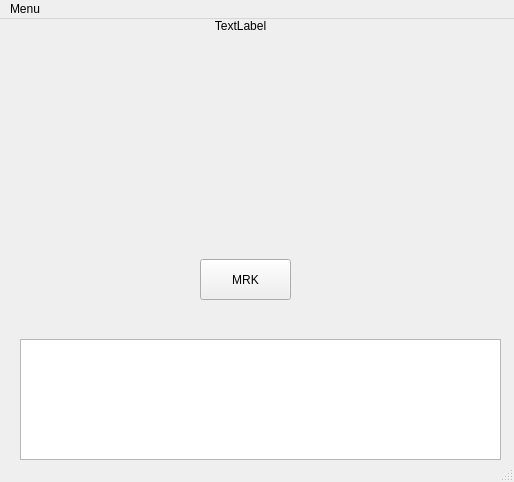
<?xml version="1.0" encoding="UTF-8"?>
<ui version="4.0">
 <class>MainWindow</class>
 <widget class="QMainWindow" name="MainWindow">
  <property name="geometry">
   <rect>
    <x>0</x>
    <y>0</y>
    <width>514</width>
    <height>482</height>
   </rect>
  </property>
  <property name="windowTitle">
   <string>MainWindow</string>
  </property>
  <widget class="QWidget" name="centralWidget">
   <widget class="QLabel" name="label">
    <property name="geometry">
     <rect>
      <x>50</x>
      <y>0</y>
      <width>381</width>
      <height>191</height>
     </rect>
    </property>
    <property name="accessibleName">
     <string>textLabel</string>
    </property>
    <property name="text">
     <string>TextLabel</string>
    </property>
    <property name="alignment">
     <set>Qt::AlignHCenter|Qt::AlignTop</set>
    </property>
   </widget>
   <widget class="QPushButton" name="pushButton">
    <property name="geometry">
     <rect>
      <x>200</x>
      <y>240</y>
      <width>91</width>
      <height>41</height>
     </rect>
    </property>
    <property name="text">
     <string>MRK</string>
    </property>
   </widget>
   <widget class="QTextBrowser" name="textBrowser">
    <property name="geometry">
     <rect>
      <x>20</x>
      <y>320</y>
      <width>481</width>
      <height>121</height>
     </rect>
    </property>
   </widget>
  </widget>
  <widget class="QMenuBar" name="menuBar">
   <property name="geometry">
    <rect>
     <x>0</x>
     <y>0</y>
     <width>514</width>
     <height>21</height>
    </rect>
   </property>
   <widget class="QMenu" name="menuMenu">
    <property name="title">
     <string>Menu</string>
    </property>
    <addaction name="actionKonec"/>
   </widget>
   <addaction name="menuMenu"/>
  </widget>
  <widget class="QStatusBar" name="statusBar"/>
  <action name="actionKonec">
   <property name="checkable">
    <bool>false</bool>
   </property>
   <property name="text">
    <string>Konec</string>
   </property>
   <property name="shortcut">
    <string>Ctrl+Q</string>
   </property>
   <property name="menuRole">
    <enum>QAction::ApplicationSpecificRole</enum>
   </property>
  </action>
 </widget>
 <layoutdefault spacing="6" margin="11"/>
 <resources/>
 <connections>
  <connection>
   <sender>actionKonec</sender>
   <signal>triggered()</signal>
   <receiver>MainWindow</receiver>
   <slot>close()</slot>
   <hints>
    <hint type="sourcelabel">
     <x>-1</x>
     <y>-1</y>
    </hint>
    <hint type="destinationlabel">
     <x>199</x>
     <y>149</y>
    </hint>
   </hints>
  </connection>
 </connections>
</ui>
